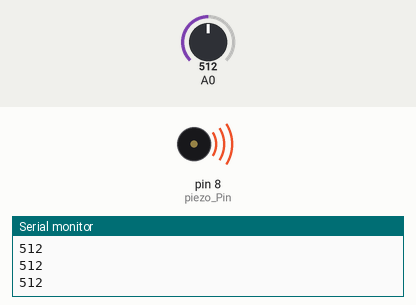
Recording of a sketch running on a simulated Arduino Uno, built with avr-gcc and run on an emulated ATmega328P. Shown: buzzer (waves = sounding), the last lines printed to the serial monitor. Inputs (shaded band) come from the test bench; at power-on: A0 = 512.

Above: at 1.2 s.
1.3 s: A0 set to 15
At 4.21 s:
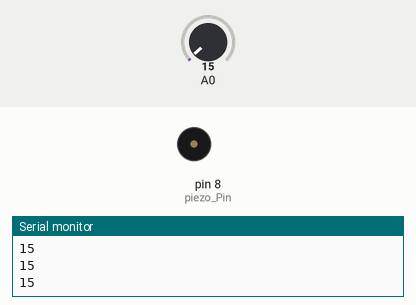
4.3 s: A0 set to 0
Timing chart, 0 to 7.3 s (numbered marks = the images above; inputs shaded):
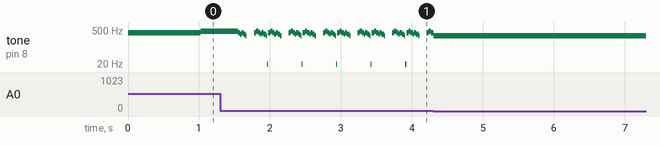

The sketch:

piezo_schoolRing.ino
```cpp
// define 소스코드에서 글자가 치환 됨
#define C 262 // 도
#define D 294 // 레
#define E 330 // 미
#define F 349 // 파
#define G 392 // 솔
#define A 440 // 라
#define B 494 // 시
#define H 523 // 높은 도

int piezo_Pin = 8;

int notesA[] = { G, G, A, A, G, G, E, G, G, E, E, D };
int notesB[] = { G, G, A, A, G, G, E, G, E, D, E, C };

void setup() {
  // 신호를 아두이노에서 출력해줘야하니까 아웃풋
Serial.begin(9600);
}

void loop() {
  for(int i = 0; i < 12; i++) {
    Serial.println(analogRead(A0));
    tone(piezo_Pin, notesA[i], analogRead(A0));
    delay(analogRead(A0));
  }
  delay(100);

  for(int i = 12; i < 25; i++) {
    Serial.println(analogRead(A0));
    tone(piezo_Pin, notesB[i], analogRead(A0));
    delay(analogRead(A0));
  }
}
```
